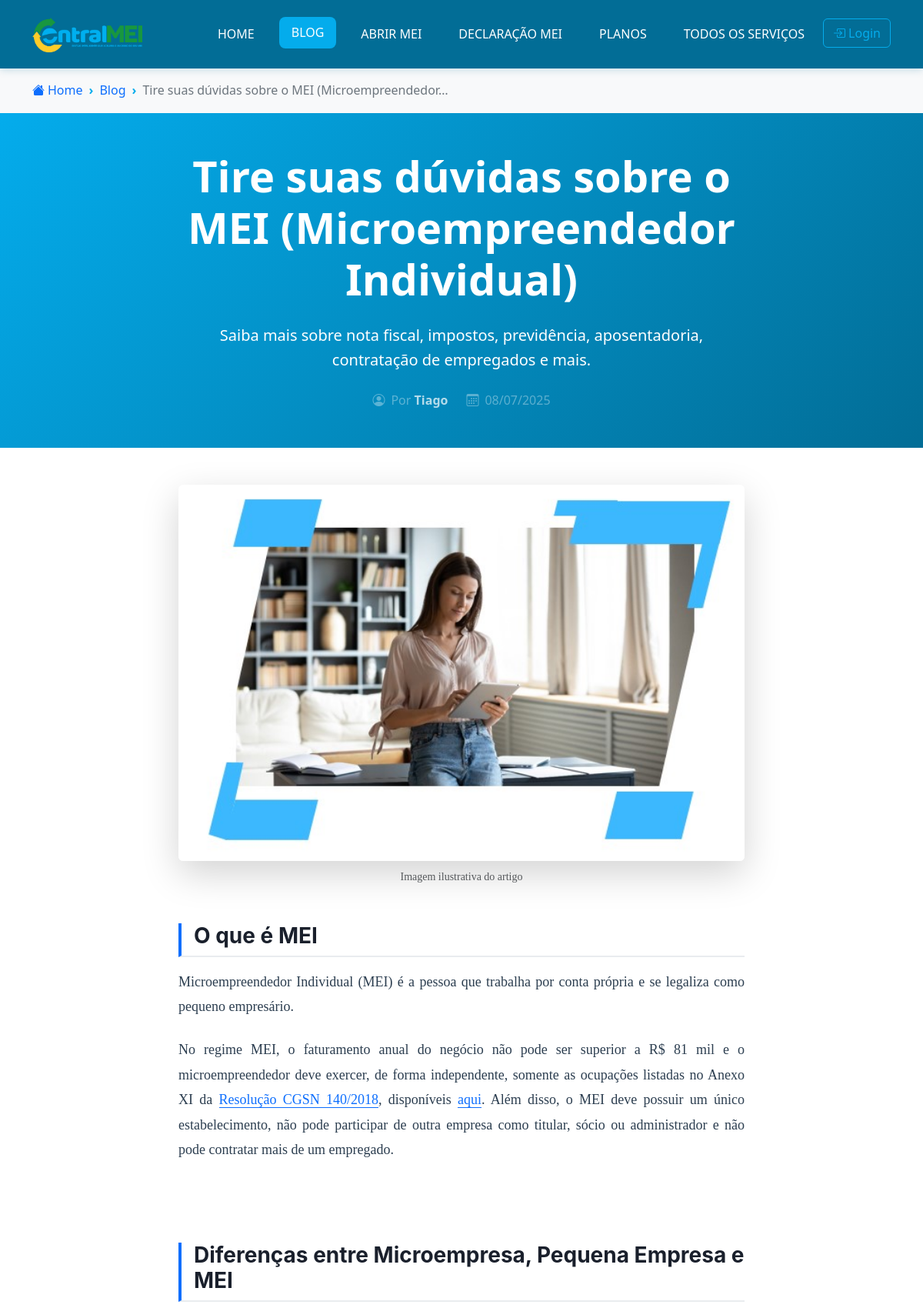
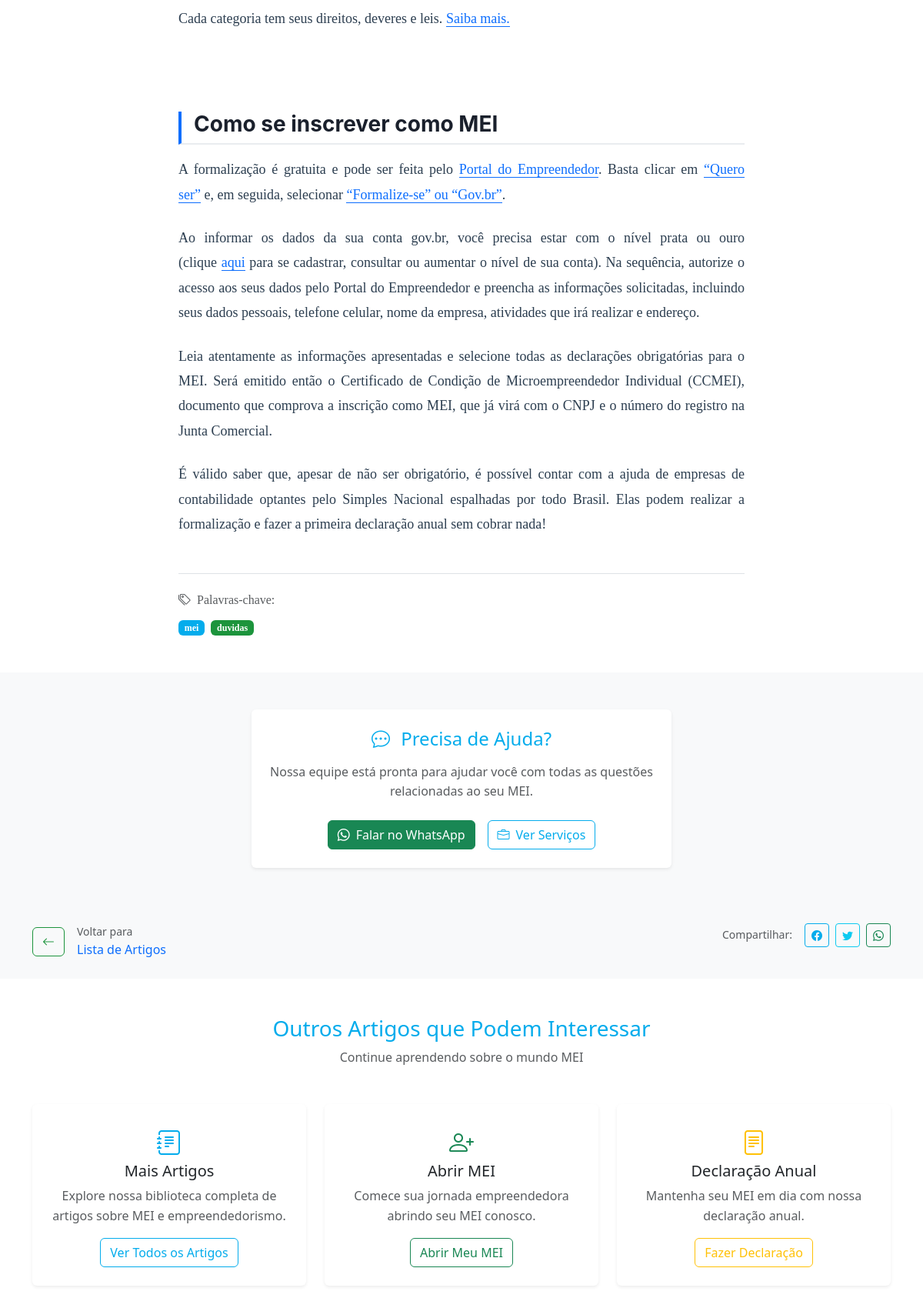
Screenshot of /blog/tire-suas-duvidas-sobre-o-mei-microempreendedor-individual/ (upper part) with the database file from the repository (2 pictures, top to bottom).
### blog/models.py (models this page shows, shortened)
class Post(models.Model):
    titulo = models.CharField(
        max_length=200,
        help_text="Título principal do artigo (máx. 200 caracteres)"
    )
    slug = models.SlugField(
        unique=True,
        max_length=200,
        help_text="URL amigável do artigo (gerada automaticamente a partir do título)"
    )
    conteudo = models.TextField(
        help_text="Use o editor para criar conteúdo com formatação rica. Evite títulos H1 (use H2, H3, etc.)"
    )
    imagem = models.ImageField(
        upload_to='blog/',
        blank=True,
        null=True,
        help_text="Imagem destacada do artigo (recomendado: 1200x630px)"
    )
    resumo = models.TextField(
        max_length=300,
        help_text="Breve resumo do post usado na listagem e redes sociais (máx. 300 caracteres)"
    )
    autor = models.ForeignKey(
        User,
        on_delete=models.CASCADE,
        help_text="Autor do artigo (usuário do sistema)"
    )
    nome_autor_display = models.CharField(
        max_length=100,
        blank=True,
        help_text="Nome do autor para exibição (se diferente do usuário). Deixe vazio para usar o nome do usuário."
    )
    data_publicacao = models.DateTimeField(
        null=True,
        blank=True,
        help_text="Data de publicação personalizada. Deixe vazio para usar a data de criação."
    )
    meta_description = models.CharField(
        max_length=160,
        blank=True,
        help_text="Descrição para SEO (máx. 160 caracteres). Se vazio, usará o resumo."
    )
    palavras_chave = models.CharField(
        max_length=255,
        blank=True,
        help_text="Palavras-chave separadas por vírgula (ex: MEI, empreendedorismo, contabilidade)"
    )
    tags_seo = models.TextField(
        blank=True,
        help_text="""
        Tags HTML adicionais para SEO (opcional).
        Ex: <meta property="article:section" content="Negócios">
        """
    )
    criado_em = models.DateTimeField(auto_now_add=True)
    atualizado_em = models.DateTimeField(auto_now=True)
    publicado = models.BooleanField(
        default=True,
        help_text="Marque para tornar o artigo visível no site"
    )
    destaque_home = models.BooleanField(
        default=False,
        help_text="Marque para exibir este artigo na página inicial (máximo 3 recomendados)"
    )
    class Meta:
        ordering = ['-criado_em']
        verbose_name = 'Post do Blog'
        verbose_name_plural = 'Posts do Blog'
    def get_display_author(self):
        if self.nome_autor_display:
            return self.nome_autor_display
        return self.autor.get_full_name() or self.autor.username
    def get_publication_date(self):
        return self.data_publicacao or self.criado_em
    def get_meta_description(self):
        return self.meta_description or self.resumo
    def get_reading_time(self):
        if not self.conteudo:
            return 1
        text_only = strip_tags(self.conteudo)
        word_count = len(text_only.split())
        reading_time = max(1, round(word_count / 200))
        return reading_time
    def get_word_count(self):
        if not self.conteudo:
            return 0
        text_only = strip_tags(self.conteudo)
        return len(text_only.split())
    @property
    def keywords_list(self):
        if not self.palavras_chave:
            return []
        return [keyword.strip() for keyword in self.palavras_chave.split(',') if keyword.strip()]

### blog/views.py (the view)
# urls.py: path('<slug:slug>/', views.PostDetailView.as_view(), name='post_detail'),
class PostDetailView(DetailView):
    model = Post
    template_name = 'blog/detalhe.html'
    context_object_name = 'post'
    slug_field = 'slug'
    slug_url_kwarg = 'slug'
    def get_queryset(self):
        return Post.objects.filter(publicado=True)

### templates/blog/detalhe.html (shortened to what this page needs)
{% extends 'base.html' %}
{% load static %}
{% block content %}
<nav aria-label="breadcrumb" class="bg-light py-3">
    <div class="container">
        <ol class="breadcrumb mb-0">
            <li class="breadcrumb-item">
                <a href="{% url 'core:home' %}" class="text-decoration-none">
                    <i class="bi bi-house-fill me-1"></i>Home
                </a>
            </li>
            <li class="breadcrumb-item">
                <a href="{% url 'blog:post_list' %}" class="text-decoration-none">Blog</a>
            </li>
            <li class="breadcrumb-item active" aria-current="page">{{ post.titulo|truncatechars:50 }}</li>
        </ol>
    </div>
</nav>
<header class="py-5 bg-gradient-primary text-white">
    <div class="container">
        <div class="row justify-content-center">
            <div class="col-lg-8">
                <article class="text-center">
                    <h1 class="display-4 fw-bold mb-4">{{ post.titulo }}</h1>
                    <p class="lead mb-4">{{ post.resumo }}</p>
                    <div class="d-flex flex-wrap justify-content-center align-items-center gap-4 text-white-50">
                        <div class="d-flex align-items-center">
                            <i class="bi bi-person-circle me-2"></i>
                            <span>Por <strong class="text-white">{{ post.get_display_author }}</strong></span>
                        </div>
                        <div class="d-flex align-items-center">
                            <i class="bi bi-calendar3 me-2"></i>
                            <time datetime="{{ post.get_publication_date|date:'c' }}">{{ post.get_publication_date|date:"d/m/Y" }}</time>
                        </div>
                    </div>
                </article>
            </div>
        </div>
    </div>
</header>
<main class="py-5">
    <div class="container">
        <div class="row justify-content-center">
            <div class="col-lg-8">
                <article class="blog-post-content">
                    {% if post.imagem %}
                    <figure class="mb-5">
                        <img src="{{ post.imagem.url }}"
                             alt="{{ post.titulo }}"
                             class="img-fluid rounded shadow-lg w-100 blog-featured-image">
                        <figcaption class="figure-caption text-center mt-2 text-muted">
                            Imagem ilustrativa do artigo
                        </figcaption>
                    </figure>
                    {% endif %}
                    <div class="blog-content">
                        {{ post.conteudo|safe }}
                    </div>
                    {% if post.keywords_list %}
                    <div class="mt-5 pt-4 border-top">
                        <h6 class="text-muted mb-3">
                            <i class="bi bi-tags me-2"></i>Palavras-chave:
                        </h6>
                        <div class="d-flex flex-wrap gap-2">
                            {% for keyword in post.keywords_list %}
                                {% cycle 'bg-primary' 'bg-secondary' 'bg-success' 'bg-info' 'bg-warning text-dark' as badge_colors silent %}
                                <span class="badge {{ badge_colors }}">{{ keyword }}</span>
                            {% endfor %}
                        </div>
                    </div>
                    {% endif %}
                </article>
            </div>
        </div>
    </div>
</main>
<section class="py-5 bg-light">
    <div class="container">
        <div class="row justify-content-center">
            <div class="col-lg-6 text-center">
                <div class="card border-0 shadow-sm">
                    <div class="card-body p-4">
                        <h3 class="h4 text-primary mb-3">
                            <i class="bi bi-chat-dots me-2"></i>
                            Precisa de Ajuda?
                        </h3>
                        <p class="text-muted mb-4">
                            Nossa equipe está pronta para ajudar você com todas as questões relacionadas ao seu MEI.
                        </p>
                        <div class="d-flex flex-column flex-sm-row gap-3 justify-content-center">
                            <a href="https://api.whatsapp.com/send/?phone=551131642284&text=Quero+conhecer+mais+sobre+a+Central+MEI&type=phone_number&app_absent=0"
                               target="_blank"
                               rel="noopener noreferrer"
                               class="btn btn-success">
                                <i class="bi bi-whatsapp me-2"></i>Falar no WhatsApp
                            </a>
                            <a href="{% url 'servicos:lista' %}" class="btn btn-outline-primary">
                                <i class="bi bi-briefcase me-2"></i>Ver Serviços
                            </a>
                        </div>
                    </div>
                </div>
            </div>
        </div>
    </div>
</section>
<section class="py-4 bg-gray-100">
    <div class="container">
        <div class="row">
            <div class="col-md-6">
                <div class="d-flex align-items-center">
                    <a href="{% url 'blog:post_list' %}"
                       class="btn btn-outline-secondary me-3"
                       aria-label="Voltar para lista de artigos">
                        <i class="bi bi-arrow-left"></i>
                    </a>
                    <div>
                        <small class="text-muted d-block">Voltar para</small>
                        <a href="{% url 'blog:post_list' %}"
                           class="text-decoration-none fw-medium">
                            Lista de Artigos
                        </a>
                    </div>
                </div>
            </div>
            <div class="col-md-6 text-md-end">
                <div class="d-flex align-items-center justify-content-md-end mt-3 mt-md-0">
                    <small class="text-muted me-3">Compartilhar:</small>
                    <div class="d-flex gap-2">
                        <a href="https://www.facebook.com/sharer/sharer.php?u={{ request.build_absolute_uri }}"
                           target="_blank"
                           rel="noopener noreferrer"
                           class="btn btn-outline-primary btn-sm"
                           aria-label="Compartilhar no Facebook">
                            <i class="bi bi-facebook"></i>
                        </a>
                        <a href="https://twitter.com/intent/tweet?url={{ request.build_absolute_uri }}&text={{ post.titulo|urlencode }}"
                           target="_blank"
                           rel="noopener noreferrer"
                           class="btn btn-outline-info btn-sm"
                           aria-label="Compartilhar no Twitter">
                            <i class="bi bi-twitter"></i>
                        </a>
                        <a href="https://wa.me/?text={{ post.titulo|urlencode }}%20{{ request.build_absolute_uri|urlencode }}"
                           target="_blank"
                           rel="noopener noreferrer"
                           class="btn btn-outline-success btn-sm"
                           aria-label="Compartilhar no WhatsApp">
                            <i class="bi bi-whatsapp"></i>
                        </a>
                    </div>
                </div>
            </div>
        </div>
    </div>
</section>
<section class="py-5">
    <div class="container">
        <div class="text-center mb-5">
            <h2 class="h3 text-primary">Outros Artigos que Podem Interessar</h2>
            <p class="text-muted">Continue aprendendo sobre o mundo MEI</p>
        </div>
        <div class="row g-4">
            <div class="col-md-4">
                <div class="card h-100 border-0 shadow-sm">
                    <div class="card-body text-center p-4">
                        <i class="bi bi-journal-text text-primary mb-3 blog-icon-large"></i>
                        <h5 class="card-title">Mais Artigos</h5>
                        <p class="card-text text-muted">
                            Explore nossa biblioteca completa de artigos sobre MEI e empreendedorismo.
                        </p>
                        <a href="{% url 'blog:post_list' %}" class="btn btn-outline-primary">
                            Ver Todos os Artigos
                        </a>
                    </div>
                </div>
            </div>
            <div class="col-md-4">
                <div class="card h-100 border-0 shadow-sm">
                    <div class="card-body text-center p-4">
                        <i class="bi bi-person-plus text-success mb-3 blog-icon-large"></i>
                        <h5 class="card-title">Abrir MEI</h5>
                        <p class="card-text text-muted">
                            Comece sua jornada empreendedora abrindo seu MEI conosco.
                        </p>
                        <a href="{% url 'servicos:abrir_mei' %}" class="btn btn-outline-success">
                            Abrir Meu MEI
                        </a>
                    </div>
                </div>
            </div>
            <div class="col-md-4">
                <div class="card h-100 border-0 shadow-sm">
                    <div class="card-body text-center p-4">
                        <i class="bi bi-file-text text-warning mb-3 blog-icon-large"></i>
                        <h5 class="card-title">Declaração Anual</h5>
                        <p class="card-text text-muted">
                            Mantenha seu MEI em dia com nossa declaração anual.
                        </p>
                        <a href="{% url 'servicos:declaracao_mei' %}" class="btn btn-outline-warning">
                            Fazer Declaração
                        </a>
                    </div>
                </div>
            </div>
        </div>
    </div>
</section>
{% endblock %}

### rows the page displays
Post: titulo "Tire suas dúvidas sobre o MEI (Microempreendedor…", titulo "Tire suas dúvidas sobre o MEI (Microempreendedor Individual)", resumo "Saiba mais sobre nota fiscal, impostos, previdência, aposentadoria, contratação de empregados e mais.", get_display_author "Tiago", get_publication_date "08/07/2025", imagem (picture), conteudo "O que é MEI Microempreendedor Individual (MEI) é a pessoa que trabalha por conta própria e se legaliza como pequeno empresário. No regime MEI, o faturamento anual do negócio não pode ser superior a R$ 81 mil e o microempreendedor deve exercer, de forma independente, somente as ocupações listadas no Anexo XI da Resolução CGSN 140/2018 , disponíveis aqui . Além disso, o MEI deve possuir um único estabelecimento, não pode participar de outra empresa como titular, sócio ou administrador e não pode contratar mais de um empregado. Diferenças entre Microempresa, Pequena Empresa e MEI Cada categoria tem seus direitos, deveres e leis. Saiba mais. Como se inscrever como MEI A formalização é gratuita…"

### other values shown
{{ keyword }} "mei" "duvidas"
